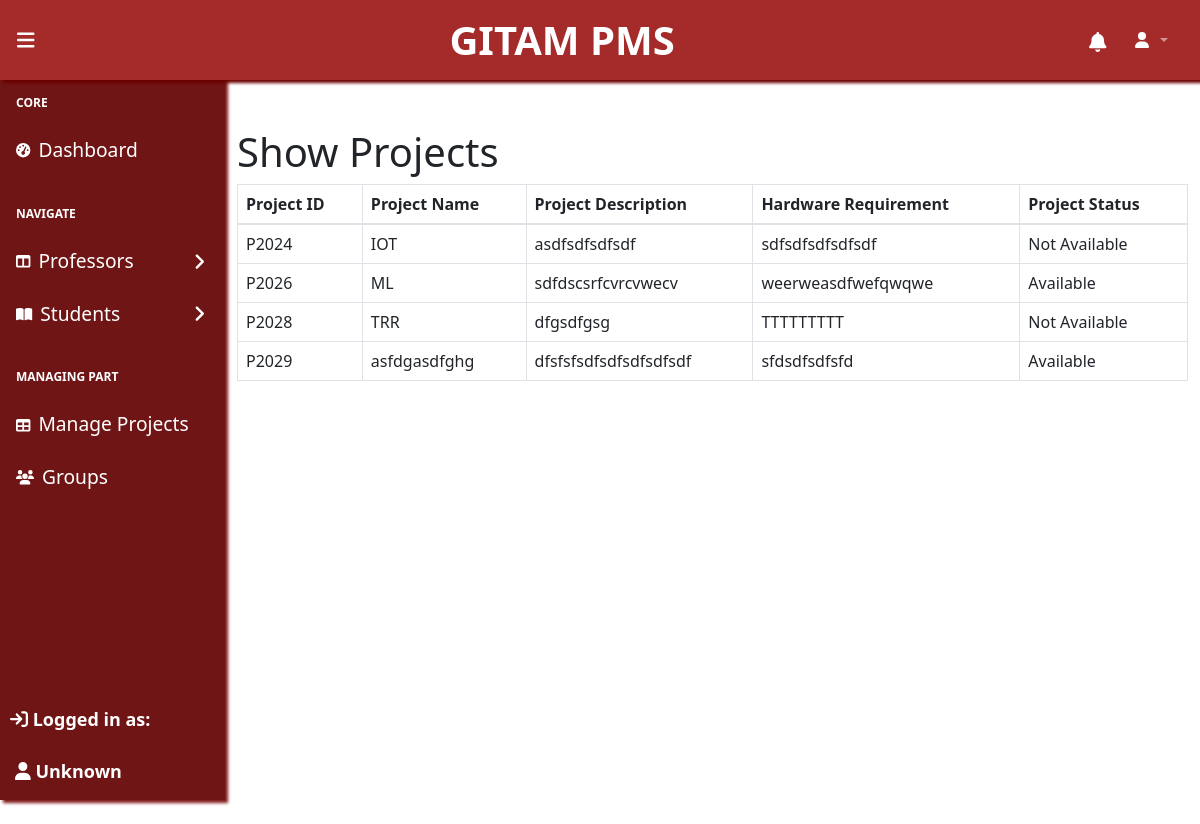
The page /Dashboard-Professor/includes/Show_Projects.php (signed in) on the database its author committed.
### tables this page shows
CREATE TABLE `projects` (
  `project_id` varchar(255) NOT NULL,
  `project_name` varchar(255) NOT NULL,
  `project_description` text DEFAULT NULL,
  `hardware_requirement` text DEFAULT NULL,
  `project_status` varchar(2) DEFAULT NULL
);

### Dashboard-Professor/includes/Show_Projects.php (the view, shortened to what this page needs)
<head>
    <link href="https://cdn.jsdelivr.net/npm/simple-datatables@7.1.2/dist/style.min.css" rel="stylesheet" />
    <link href="../css/styles.css" rel="stylesheet" />
</head>
<?php
include('header.php');
include('../../dbcon.php');
$sql = "SELECT * FROM projects";
$result = mysqli_query($con, $sql);
?>
<div class="container mt-5">
    <h1>Show Projects</h1>
    <table class="table table-bordered" id="projectTable">
        <thead>
            <tr>
                <th>Project ID</th>
                <th>Project Name</th>
                <th>Project Description</th>
                <th>Hardware Requirement</th>
                <th>Project Status</th>
            </tr>
        </thead>
        <tbody>
            <?php
            if (mysqli_num_rows($result) > 0) {
                while ($row = mysqli_fetch_assoc($result)) {
                    echo "<tr>";
                    echo "<td>" . $row['project_id'] . "</td>";
                    echo "<td>" . $row['project_name'] . "</td>";
                    echo "<td>" . $row['project_description'] . "</td>";
                    echo "<td>" . $row['hardware_requirement'] . "</td>";
                    echo "<td>" . ($row['project_status'] == 0 ? "Not Available" : "Available") . "</td>";
                    echo "</tr>";
                }
            } else {
                echo "<tr><td colspan='5'>No projects found.</td></tr>";
            }
            ?>
        </tbody>
    </table>
</div>
<?php
include('footer.php');
include('scripts.php');
?>

### rows shown on the page
projects: project_id "P2024", project_name "IOT", project_description "asdfsdfsdfsdf", hardware_requirement "sdfsdfsdfsdfsdf", project_status "Not Available"
projects: project_id "P2026", project_name "ML", project_description "sdfdscsrfcvrcvwecv", hardware_requirement "weerweasdfwefqwqwe", project_status "Available"
projects: project_id "P2028", project_name "TRR", project_description "dfgsdfgsg", hardware_requirement "TTTTTTTTT", project_status "Not Available"
projects: project_id "P2029", project_name "asfdgasdfghg", project_description "dfsfsfsdfsdfsdfsdfsdf", hardware_requirement "sfdsdfsdfsfd", project_status "Available"

### other values the page prints
$user_name ? $user_name : "Unknown" "Unknown"
